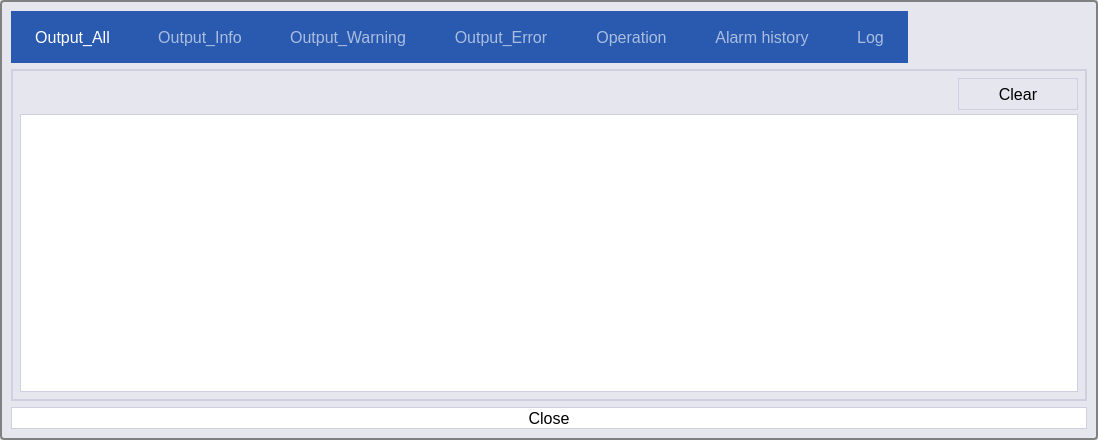
<?xml version="1.0" encoding="UTF-8"?>
<ui version="4.0">
 <class>MainWidgetLogForm</class>
 <widget class="QWidget" name="MainWidgetLogForm">
  <property name="geometry">
   <rect>
    <x>0</x>
    <y>0</y>
    <width>1098</width>
    <height>440</height>
   </rect>
  </property>
  <property name="windowTitle">
   <string>Form</string>
  </property>
  <property name="styleSheet">
   <string notr="true">QWidget {
    color: black;
    background-color: rgb(230, 230, 239);
    font: 16px;
    border: 1px solid rgb(207, 207, 223);
}
QWidget:focus{
    outline: none;
}

QWidget:disabled{
    color: rgb(179, 179, 179);
}

QTabWidget::tab-bar {
	alignment: center;
    padding-right:8px;
}

QTabWidget::pane {
    background-color: transparent;
    border: none;
    padding-top: 6px;
}

QTabBar::tab {
    color: rgba(255, 255, 255, 0.6);
    background: rgb(41, 90, 176);
    border:none;
    padding: 0px 24px 0px 24px;
    height: 52px;
}

QTabBar::tab:selected{
    color: rgb(255, 255, 255);
    background: rgb(41, 90, 176);
}

QTabBar::tab:hover{
    color: rgb(255, 255, 255);
    border:none;
}

QTabBar::tab:disabled {
    color: rgb(179, 179, 179);
    background-color: rgb(235, 235, 235);
}

QScrollBar::vertical {
	background: transparent;
	width: 22px;
	border-radius: 4px;
	padding-left: 2px;
}
QScrollBar::horizontal {
	background: transparent;
	height: 22px;
	border-radius: 4px;
	padding-top: 2px;
}
QScrollBar::handle:vertical{ 
    background: rgb(207, 207, 223);
    width: 20px; 
    min-height: 60px; 
}
QScrollBar::handle:horizontal{ 
    background: rgb(207, 207, 223);
    height: 20px; 
	min-width: 60px; 
}

QScrollBar::add-line:vertical,
QScrollBar::sub-line:vertical {
	background: transparent;
	height: 20px;	
}
QScrollBar::add-line:horizontal,
QScrollBar::sub-line:horizontal {
	background: transparent;
    width: 20px;
}

QScrollBar::add-page:vertical,
QScrollBar::sub-page:vertical,
QScrollBar::add-page:horizontal,
QScrollBar::sub-page:horizontal {
    background: transparent; 
}

QScrollArea::corner {
	background: white;
}

#MainWidgetLogForm{
border: 2px solid grey;
    border-radius: 4px;
}

#pbn_close{
background-color: white;
}
#tabWidget{
background-color: white;
}
QTextEdit{
background-color: white;
}


QScrollBar::vertical {
	background: transparent;
	width: 22px;
	border-radius: 4px;
	padding-left: 2px;
	margin: 16px 0px 16px 0px;
}
QScrollBar::handle:vertical{ 
    background: rgb(207, 207, 223);
    width: 20px; 
    min-height: 60px; 
}

QScrollBar::add-page:vertical,
QScrollBar::sub-page:vertical,
QScrollBar::add-page:horizontal,
QScrollBar::sub-page:horizontal {
    background: transparent; 
}

QScrollBar::add-line:vertical {
    background: transparent;
    height: 16px;
    subcontrol-position: bottom;
    subcontrol-origin: margin;
}

QScrollBar::sub-line:vertical {
    background: transparent;
    height: 16px;
    subcontrol-position: top;
    subcontrol-origin: margin;
}

QScrollBar::up-arrow:vertical {
        image: url(:/mainwidget/image/mainwidget/uparrow.svg);
        width: 12px;
        height: 12px;
       padding-left: 2px;
}
QScrollBar::down-arrow:vertical {
        image: url(:/mainwidget/image/mainwidget/downarrow.svg);
        width: 12px;
        height: 12px;
        padding-left: 2px;
}

QScrollBar{
    border: none;
}

</string>
  </property>
  <layout class="QGridLayout" name="gridLayout_6" rowstretch="0,1,0">
   <item row="2" column="0" colspan="2">
    <widget class="QPushButton" name="pbn_close">
     <property name="minimumSize">
      <size>
       <width>0</width>
       <height>22</height>
      </size>
     </property>
     <property name="maximumSize">
      <size>
       <width>16777215</width>
       <height>22</height>
      </size>
     </property>
     <property name="text">
      <string>Close</string>
     </property>
    </widget>
   </item>
   <item row="0" column="0" rowspan="2" colspan="2">
    <widget class="QTabWidget" name="tabWidget">
     <property name="minimumSize">
      <size>
       <width>120</width>
       <height>32</height>
      </size>
     </property>
     <property name="currentIndex">
      <number>0</number>
     </property>
     <widget class="QWidget" name="tab">
      <attribute name="title">
       <string>Output_All</string>
      </attribute>
      <layout class="QGridLayout" name="gridLayout_2">
       <property name="leftMargin">
        <number>8</number>
       </property>
       <property name="topMargin">
        <number>8</number>
       </property>
       <property name="rightMargin">
        <number>8</number>
       </property>
       <property name="bottomMargin">
        <number>8</number>
       </property>
       <property name="spacing">
        <number>4</number>
       </property>
       <item row="0" column="1">
        <widget class="QPushButton" name="pbn_clearAll">
         <property name="minimumSize">
          <size>
           <width>120</width>
           <height>32</height>
          </size>
         </property>
         <property name="text">
          <string>Clear</string>
         </property>
        </widget>
       </item>
       <item row="1" column="0" colspan="2">
        <widget class="TextBrowser" name="edit_outputAll"/>
       </item>
       <item row="0" column="0">
        <spacer name="horizontalSpacer_2">
         <property name="orientation">
          <enum>Qt::Horizontal</enum>
         </property>
         <property name="sizeHint" stdset="0">
          <size>
           <width>40</width>
           <height>20</height>
          </size>
         </property>
        </spacer>
       </item>
      </layout>
     </widget>
     <widget class="QWidget" name="tab_5">
      <attribute name="title">
       <string>Output_Info</string>
      </attribute>
      <layout class="QGridLayout" name="gridLayout_3">
       <property name="leftMargin">
        <number>8</number>
       </property>
       <property name="topMargin">
        <number>8</number>
       </property>
       <property name="rightMargin">
        <number>8</number>
       </property>
       <property name="bottomMargin">
        <number>8</number>
       </property>
       <property name="spacing">
        <number>4</number>
       </property>
       <item row="0" column="0">
        <spacer name="horizontalSpacer_3">
         <property name="orientation">
          <enum>Qt::Horizontal</enum>
         </property>
         <property name="sizeHint" stdset="0">
          <size>
           <width>964</width>
           <height>20</height>
          </size>
         </property>
        </spacer>
       </item>
       <item row="0" column="1">
        <widget class="QPushButton" name="pbn_clearInfo">
         <property name="minimumSize">
          <size>
           <width>120</width>
           <height>32</height>
          </size>
         </property>
         <property name="text">
          <string>Clear</string>
         </property>
        </widget>
       </item>
       <item row="1" column="0" colspan="2">
        <widget class="TextBrowser" name="edit_outputInfornation"/>
       </item>
      </layout>
     </widget>
     <widget class="QWidget" name="tab_10">
      <attribute name="title">
       <string>Output_Warning</string>
      </attribute>
      <layout class="QGridLayout" name="gridLayout_4">
       <property name="leftMargin">
        <number>8</number>
       </property>
       <property name="topMargin">
        <number>8</number>
       </property>
       <property name="rightMargin">
        <number>8</number>
       </property>
       <property name="bottomMargin">
        <number>8</number>
       </property>
       <property name="spacing">
        <number>4</number>
       </property>
       <item row="0" column="1">
        <widget class="QPushButton" name="pbn_clearWarning">
         <property name="minimumSize">
          <size>
           <width>120</width>
           <height>32</height>
          </size>
         </property>
         <property name="text">
          <string>Clear</string>
         </property>
        </widget>
       </item>
       <item row="0" column="0">
        <spacer name="horizontalSpacer_4">
         <property name="orientation">
          <enum>Qt::Horizontal</enum>
         </property>
         <property name="sizeHint" stdset="0">
          <size>
           <width>944</width>
           <height>20</height>
          </size>
         </property>
        </spacer>
       </item>
       <item row="1" column="0" colspan="2">
        <widget class="TextBrowser" name="edit_outputWarning"/>
       </item>
      </layout>
     </widget>
     <widget class="QWidget" name="tab_11">
      <attribute name="title">
       <string>Output_Error</string>
      </attribute>
      <layout class="QGridLayout" name="gridLayout_5">
       <property name="leftMargin">
        <number>8</number>
       </property>
       <property name="topMargin">
        <number>8</number>
       </property>
       <property name="rightMargin">
        <number>8</number>
       </property>
       <property name="bottomMargin">
        <number>8</number>
       </property>
       <property name="spacing">
        <number>4</number>
       </property>
       <item row="0" column="0">
        <spacer name="horizontalSpacer_5">
         <property name="orientation">
          <enum>Qt::Horizontal</enum>
         </property>
         <property name="sizeHint" stdset="0">
          <size>
           <width>944</width>
           <height>20</height>
          </size>
         </property>
        </spacer>
       </item>
       <item row="0" column="1">
        <widget class="QPushButton" name="pbn_clearError">
         <property name="minimumSize">
          <size>
           <width>120</width>
           <height>32</height>
          </size>
         </property>
         <property name="text">
          <string>Clear</string>
         </property>
        </widget>
       </item>
       <item row="1" column="0" colspan="2">
        <widget class="TextBrowser" name="edit_outputError"/>
       </item>
      </layout>
     </widget>
     <widget class="QWidget" name="tab_4">
      <attribute name="title">
       <string>Operation</string>
      </attribute>
      <layout class="QGridLayout" name="gridLayout_7">
       <property name="leftMargin">
        <number>8</number>
       </property>
       <property name="topMargin">
        <number>8</number>
       </property>
       <property name="rightMargin">
        <number>8</number>
       </property>
       <property name="bottomMargin">
        <number>8</number>
       </property>
       <property name="spacing">
        <number>4</number>
       </property>
       <item row="0" column="0">
        <spacer name="horizontalSpacer_6">
         <property name="orientation">
          <enum>Qt::Horizontal</enum>
         </property>
         <property name="sizeHint" stdset="0">
          <size>
           <width>944</width>
           <height>20</height>
          </size>
         </property>
        </spacer>
       </item>
       <item row="0" column="1">
        <widget class="QPushButton" name="pbn_claerOperation">
         <property name="minimumSize">
          <size>
           <width>120</width>
           <height>32</height>
          </size>
         </property>
         <property name="text">
          <string>Clear</string>
         </property>
        </widget>
       </item>
       <item row="1" column="0" colspan="2">
        <widget class="TextBrowser" name="edit_operation"/>
       </item>
      </layout>
     </widget>
     <widget class="QWidget" name="tab_2">
      <attribute name="title">
       <string>Alarm history</string>
      </attribute>
      <layout class="QGridLayout" name="gridLayout">
       <property name="leftMargin">
        <number>8</number>
       </property>
       <property name="topMargin">
        <number>8</number>
       </property>
       <property name="rightMargin">
        <number>8</number>
       </property>
       <property name="bottomMargin">
        <number>8</number>
       </property>
       <property name="spacing">
        <number>4</number>
       </property>
       <item row="0" column="0">
        <spacer name="horizontalSpacer">
         <property name="orientation">
          <enum>Qt::Horizontal</enum>
         </property>
         <property name="sizeHint" stdset="0">
          <size>
           <width>40</width>
           <height>20</height>
          </size>
         </property>
        </spacer>
       </item>
       <item row="0" column="1">
        <widget class="QPushButton" name="btn_clear">
         <property name="minimumSize">
          <size>
           <width>120</width>
           <height>32</height>
          </size>
         </property>
         <property name="maximumSize">
          <size>
           <width>32</width>
           <height>16777215</height>
          </size>
         </property>
         <property name="text">
          <string>Clear</string>
         </property>
        </widget>
       </item>
       <item row="1" column="0" colspan="2">
        <widget class="TextBrowser" name="edit_historyAlarm"/>
       </item>
      </layout>
     </widget>
     <widget class="QWidget" name="tab_log">
      <attribute name="title">
       <string>Log</string>
      </attribute>
      <layout class="QGridLayout" name="gridLayout_8">
       <property name="leftMargin">
        <number>8</number>
       </property>
       <property name="topMargin">
        <number>8</number>
       </property>
       <property name="rightMargin">
        <number>8</number>
       </property>
       <property name="bottomMargin">
        <number>8</number>
       </property>
       <property name="spacing">
        <number>4</number>
       </property>
       <item row="0" column="1">
        <widget class="QPushButton" name="pbn_clearLog">
         <property name="minimumSize">
          <size>
           <width>120</width>
           <height>32</height>
          </size>
         </property>
         <property name="text">
          <string>Clear</string>
         </property>
        </widget>
       </item>
       <item row="0" column="0">
        <spacer name="horizontalSpacer_7">
         <property name="orientation">
          <enum>Qt::Horizontal</enum>
         </property>
         <property name="sizeHint" stdset="0">
          <size>
           <width>944</width>
           <height>20</height>
          </size>
         </property>
        </spacer>
       </item>
       <item row="1" column="0" colspan="2">
        <widget class="TextBrowser" name="edit_log"/>
       </item>
      </layout>
     </widget>
    </widget>
   </item>
  </layout>
 </widget>
 <customwidgets>
  <customwidget>
   <class>TextBrowser</class>
   <extends>QTextBrowser</extends>
   <header>textbrowser.h</header>
  </customwidget>
 </customwidgets>
 <resources/>
 <connections/>
</ui>
